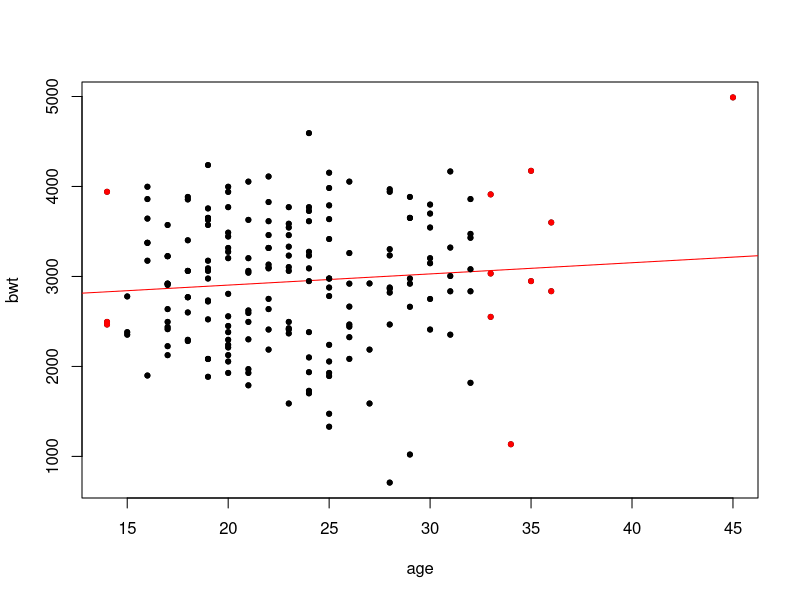
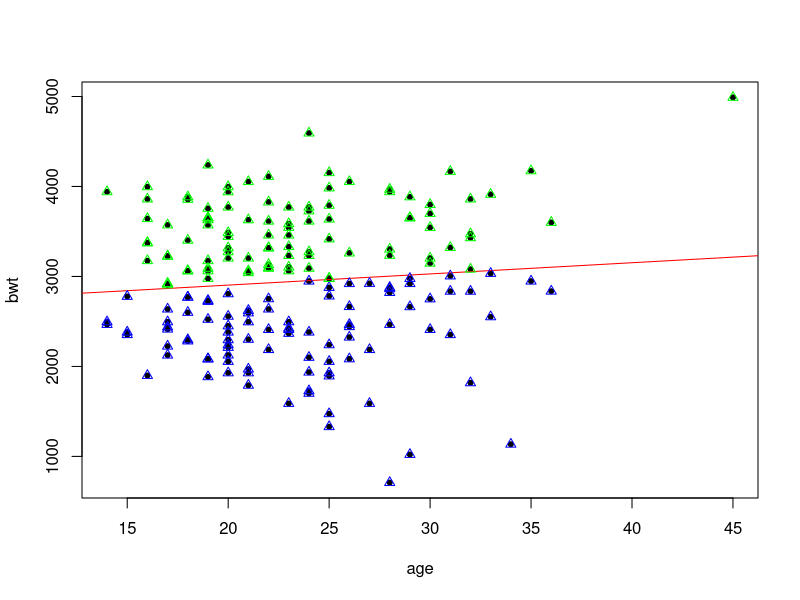
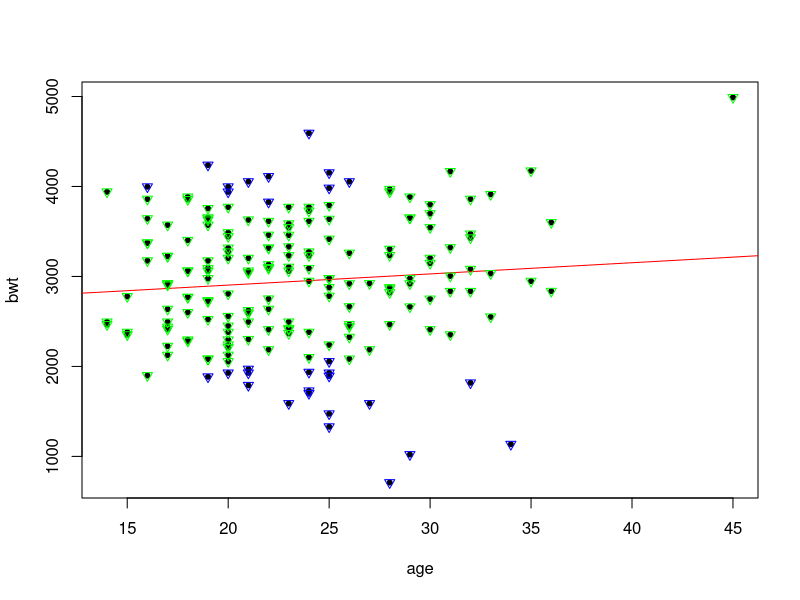
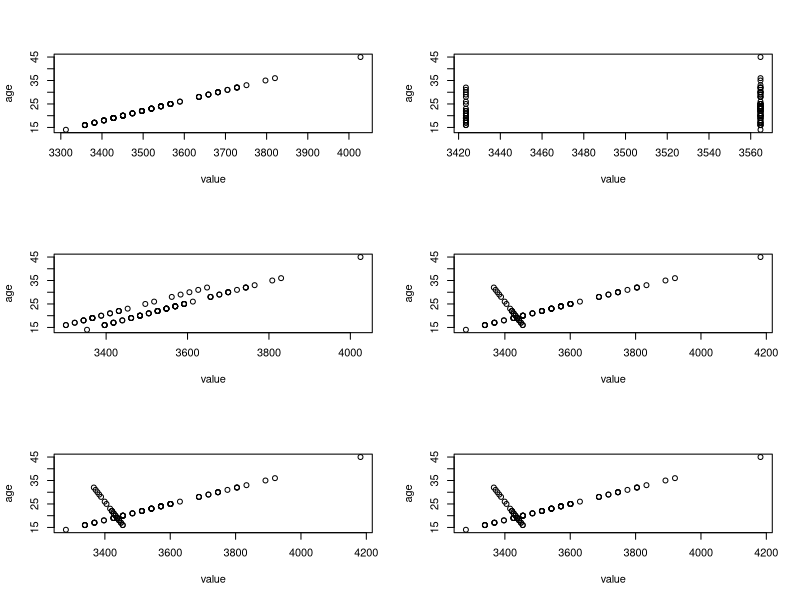

The R source for these figures, in order:
## ---- chunk 1
library(MASS)
## ---- chunk 2
modela = lm(bwt~age, data = birthwt)
## ---- chunk 3
inf_measure = influence.measures(modela)
## ---- chunk 4
plot(birthwt$bwt~birthwt$age, pch = 20, xlab = 'age', ylab = 'bwt') # I
abline(modela, col = 'red') # II
flag = inf_measure$infmat
points(birthwt$age, birthwt$bwt, col = ifelse(flag[,6] > 4/dim(birthwt)[1], 'red', 'black'), pch = 20) # III
## ---- chunk 5
plot(birthwt$bwt~birthwt$age, pch = 20, xlab = 'age', ylab = 'bwt') # I
abline(modela, col = 'red')
points(birthwt$age, birthwt$bwt, col = ifelse(flag[,3] < 0, 'blue', 'green'), pch = 2)
## ---- chunk 6
plot(birthwt$bwt~birthwt$age, pch = 20, xlab = 'age', ylab = 'bwt') # I
abline(modela, col = 'red')# IV
points(birthwt$age, birthwt$bwt, col = ifelse(flag[,4] < 1, 'blue', 'green'), pch = 6) #V
## ---- chunk 7
newbirthwt = subset(birthwt, flag[, 3] > 0)
newbirthwt$nonsmoke <- 1-newbirthwt$smoke
newbirthwt$smoke = as.factor(newbirthwt$smoke)

## ---- chunk 8
summary.table = function(fit){
    Nonsmoke.Intercept = summary(fit)$coef[1,1]
    Nonsmoke.slope = NA
    Smoke.Intercept = summary(fit)$coef[2,1] + Nonsmoke.Intercept
    Smoke.slope = NA
  
    Radj = summary(fit)$adj.r.squared
    Numerator.d.f = summary(fit)$f[2]
    Denominator.d.f = summary(fit)$f[3]
    Fstat = summary(fit)$f[1]
    Pv = 1 - pf(Fstat,Numerator.d.f,Denominator.d.f)
  
    sumname = data.frame( Nonsmoke.Intercept, Nonsmoke.slope, Smoke.Intercept, Smoke.slope,
                          Radj, Numerator.d.f, Denominator.d.f, Fstat, Pv)
    sum = c( Nonsmoke.Intercept, Nonsmoke.slope, Smoke.Intercept, Smoke.slope, Radj,
             Numerator.d.f,Denominator.d.f, Fstat, Pv)
  
    names(sum) = names(sumname)
 
  return(sum)
}


newbirthwt$smoke <- as.factor(newbirthwt$smoke)
bwt <- newbirthwt$bwt
smoke <- newbirthwt$smoke
nonsmoke <- newbirthwt$nonsmoke
age <- newbirthwt$age

formula.list = list(
  bwt ~ age,
  bwt ~ smoke,
  bwt ~ smoke + age,
  bwt ~ smoke + smoke:age,
  bwt ~ smoke+(1-smoke):age,
  bwt ~ smoke * age
)

table = NULL
for (i in 1:6)  table = rbind(table, summary.table(lm(formula.list[[i]]))) 
row.names(table) = formula.list 
table[1,2] = 23.08792
table[1,3] = NA
table[3,2] = table[3,4] = 21.67214
table[4,1] = table[4,1] + 29.077167
table[4,4] = table[4,4] - 5.530085
table[6,2] = 29.07717
table[6,4] = table[6,2] - 34.60725
table
## ---- chunk 9
par(mfrow=c(3,2))
newbirthwt$smoke <- as.numeric(newbirthwt$smoke)
newbirthwt$nonsmoke <- newbirthwt$smoke-1
newbirthwt$smoke <- as.factor(newbirthwt$smoke)
newbirthwt$nonsmoke<- as.factor(newbirthwt$nonsmoke)
bwt <- newbirthwt$bwt
smoke <- newbirthwt$smoke
nonsmoke <- newbirthwt$nonsmoke
age <- newbirthwt$age

formula.list = list(
  bwt ~ age,
  bwt ~ smoke,
  bwt ~ smoke + age,
  bwt ~ smoke + smoke:age,
  bwt ~ smoke + nonsmoke:age,
  bwt ~ smoke * age
)


data = data.frame(age)
value = predict(lm(bwt ~ age), data)
plot(value, age)

data = data.frame(smoke)
value = predict(lm(bwt ~ smoke), data)
plot(value, age)

data = data.frame(smoke, age)
value = predict(lm(bwt ~ smoke + age), data)
plot(value, age)

data = data.frame(smoke, smoke:age)
value = predict(lm(bwt ~ smoke + smoke:age), data)
plot(value, age)

data = data.frame(smoke, nonsmoke:age)
value = predict(lm(bwt ~ smoke + nonsmoke:age), data)
plot(value, age)

data = data.frame(smoke * age)
value = predict(lm(bwt ~ smoke*age), data)
plot(value, age)
## ---- chunk 10
summary(lm(bwt ~ smoke * age))
